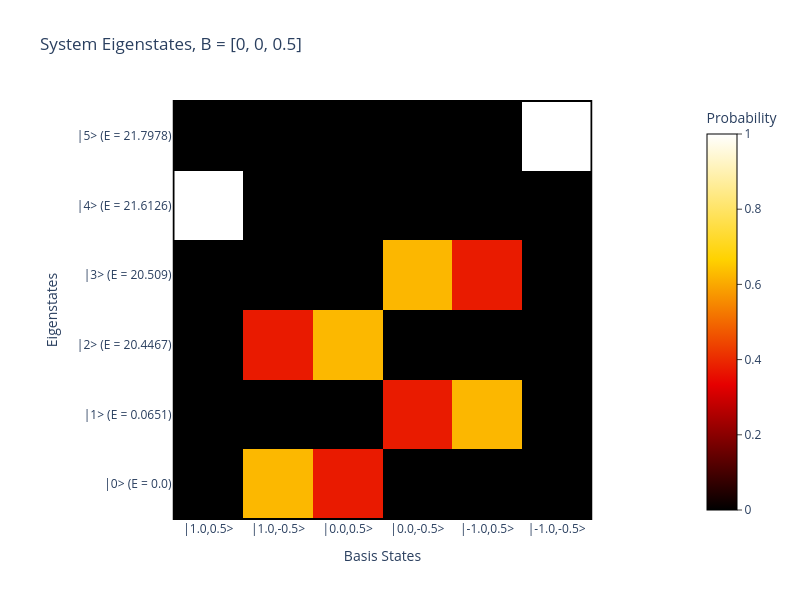
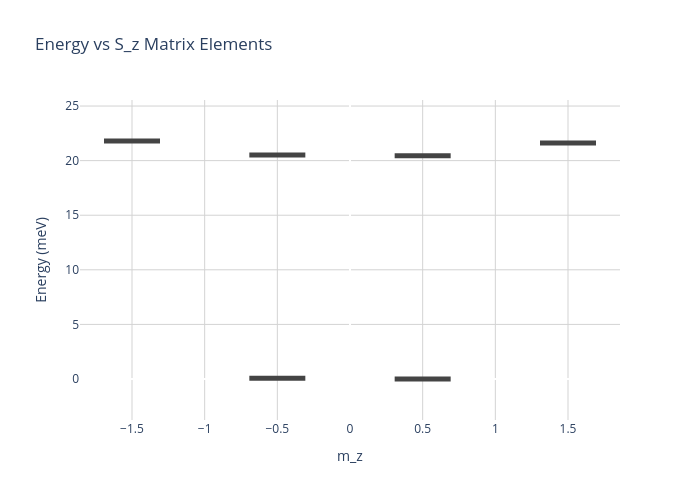

Write notebook code for charts like these, in order.
### Code cell
# Basic Simulations

hamil.calcEigStates(spinsys)
vis.plotEigenMatrix(spinsys);
vis.plotEnergyVsS(spinsys);

### Figure 1 — Plotly figure (JSON) as saved in the notebook; plotly's stock layout.template omitted (floating-point values rounded to 4 significant figures)
{"data": [{"colorbar": {"outlinecolor": "black", "outlinewidth": 1, "ticks": "outside", "title": {"text": "Probability"}}, "colorscale": [[0, "rgb(0,0,0)"], [0.3333, "rgb(230,0,0)"], [0.6667, "rgb(255,210,0)"], [1, "rgb(255,255,255)"]], "hoverongaps": false, "type": "heatmap", "x": [0, 1, 2, 3, 4, 5], "y": [0, 1, 2, 3, 4, 5], "z": [[1.003e-60, 3.335e-42, 5.136e-42, 1.688e-21, 8.369e-22, 1], [1, 1.034e-21, 2.051e-21, 9.48e-42, 6.073e-42, 1.852e-60], [5.571e-39, 6.1e-19, 1.013e-18, 0.6246, 0.3754, 2.519e-21], [3.08e-21, 0.3751, 0.6249, 1.015e-18, 6.08e-19, 3.725e-39], [8.006e-42, 9.273e-19, 5.548e-19, 0.3754, 0.6246, 5.326e-24], [5.381e-24, 0.6249, 0.3751, 5.576e-19, 9.245e-19, 7.862e-42]], "zmax": 1, "zmin": 0}], "layout": {"height": 600, "paper_bgcolor": "white", "plot_bgcolor": "white", "shapes": [{"fillcolor": "rgba(0,0,0,0)", "line": {"color": "black", "width": 2}, "type": "rect", "x0": -0.5, "x1": 5.5, "xref": "x", "y0": -0.5, "y1": 5.5, "yref": "y"}], "title": {"text": "System Eigenstates, B = [0, 0, 0.5]"}, "width": 800, "xaxis": {"constrain": "domain", "tickmode": "array", "ticktext": ["|1.0,0.5>", "|1.0,-0.5>", "|0.0,0.5>", "|0.0,-0.5>", "|-1.0,0.5>", "|-1.0,-0.5>"], "tickvals": [0, 1, 2, 3, 4, 5], "title": {"text": "Basis States"}}, "yaxis": {"autorange": "reversed", "scaleanchor": "x", "scaleratio": 1, "tickmode": "array", "ticktext": ["|5> (E = 21.7978)", "|4> (E = 21.6126)", "|3> (E = 20.509)", "|2> (E = 20.4467)", "|1> (E = 0.0651)", "|0> (E = 0.0)"], "tickvals": [0, 1, 2, 3, 4, 5], "title": {"text": "Eigenstates"}}}}

### Figure 2 — Plotly figure (JSON) as saved in the notebook; plotly's stock layout.template omitted (floating-point values rounded to 4 significant figures)
{"data": [{"hovertemplate": "S: %{x}<br>Energy: %{y}<extra></extra>", "marker": {"color": "black", "line": {"width": 5}, "size": 40, "symbol": "line-ew"}, "mode": "markers", "type": "scatter", "x": [0.5, -0.5, 0.5, -0.5, 1.5, -1.5], "y": [0.0, 0.06511, 20.45, 20.51, 21.61, 21.8]}], "layout": {"height": 500, "paper_bgcolor": "white", "plot_bgcolor": "white", "title": {"text": "Energy vs S_z Matrix Elements"}, "width": 700, "xaxis": {"gridcolor": "lightgray", "showgrid": true, "title": {"text": "m_z"}}, "yaxis": {"gridcolor": "lightgray", "showgrid": true, "title": {"text": "Energy (meV)"}}}}
